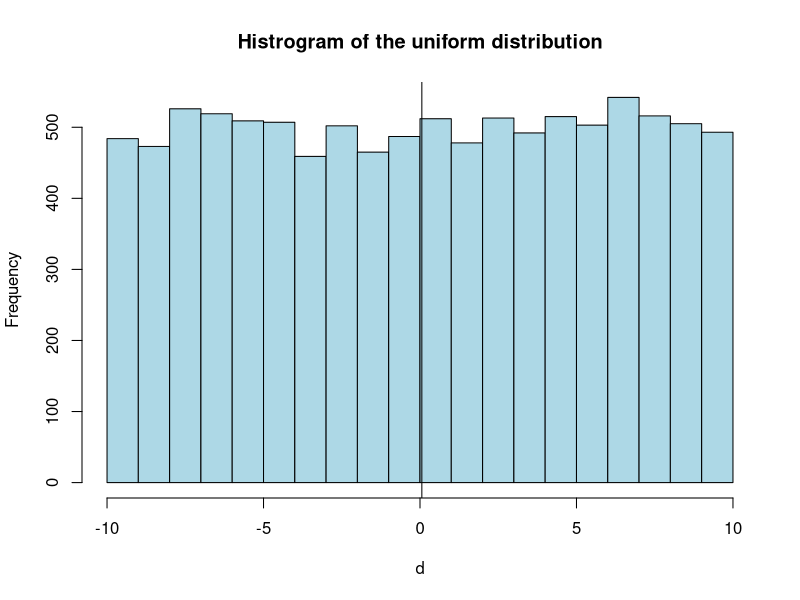
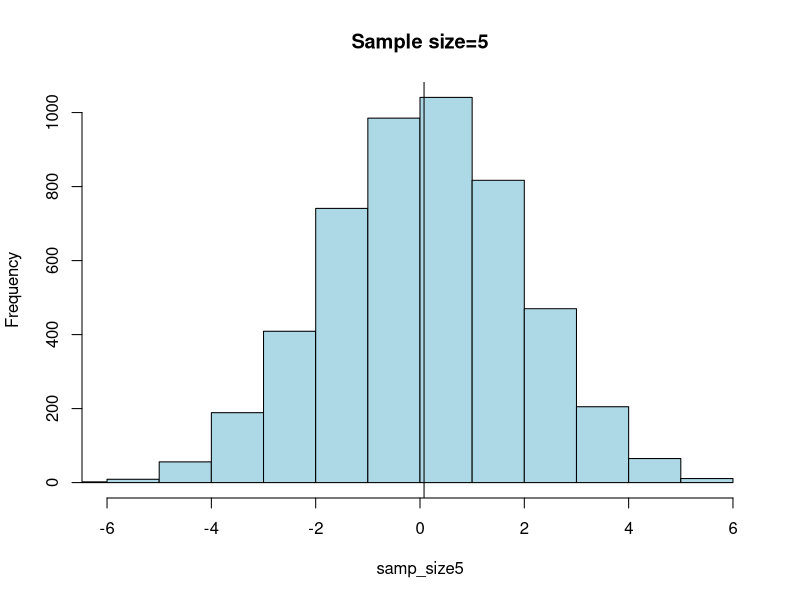
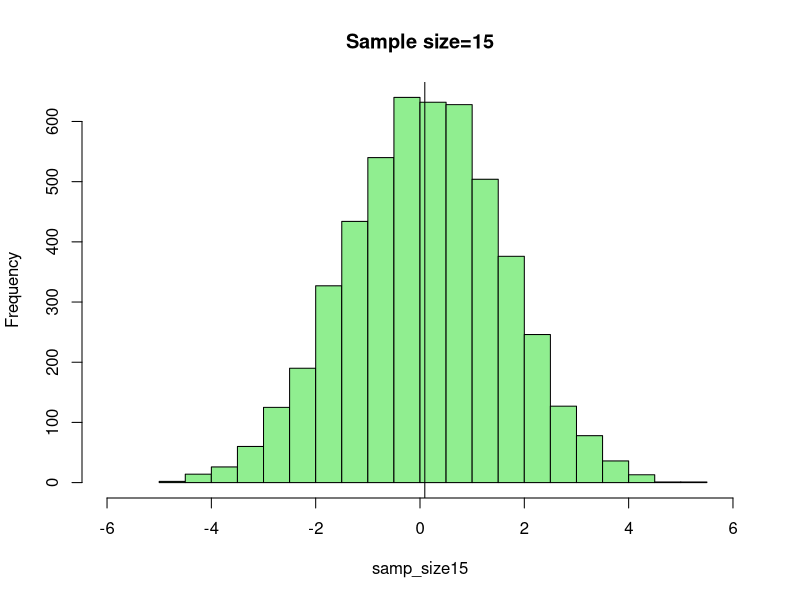
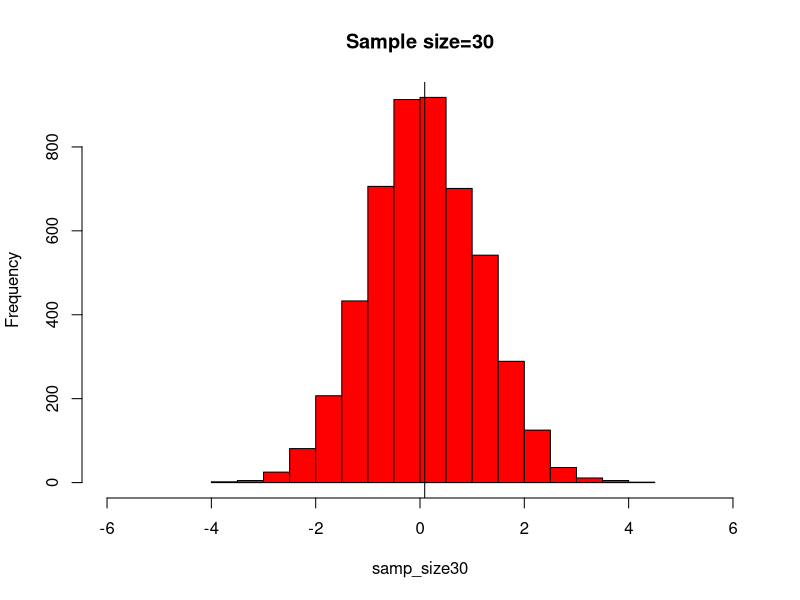
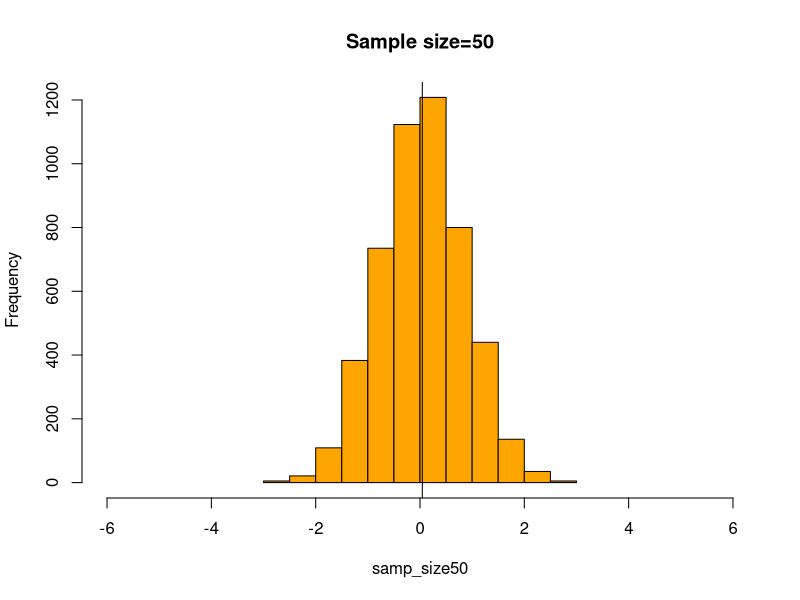
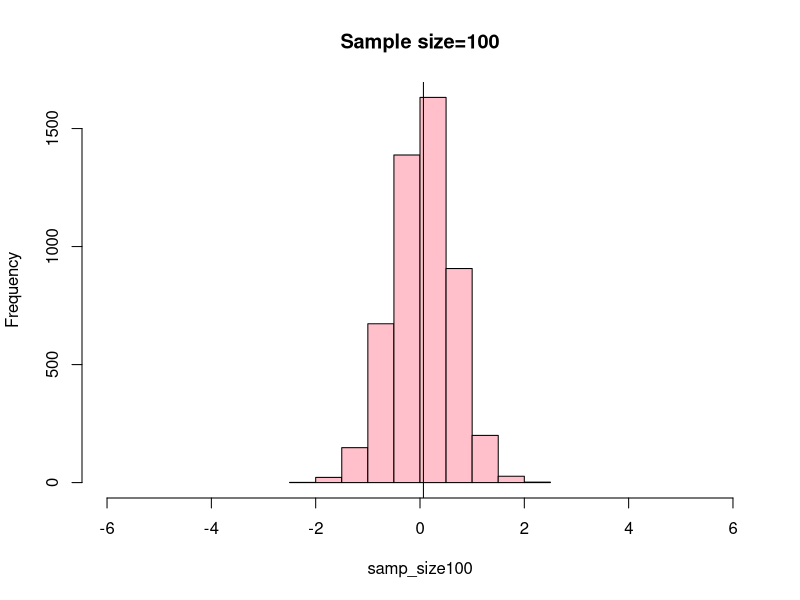
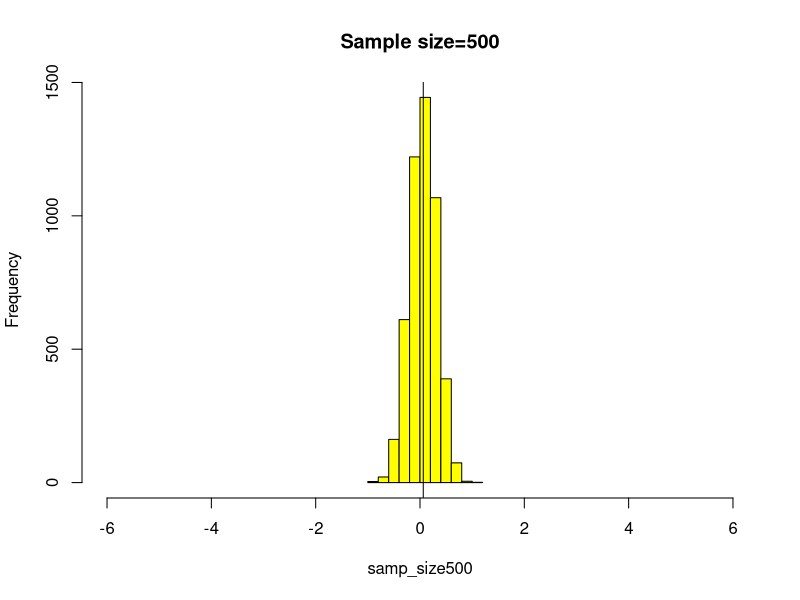

Source code (R) for these figures, in order:

# Central limit theorem statement - If X_hat is the mean of a random sample of size N taken
# from a population with mean mu and finite standard deviation sigma, then the limiting form of
# the distribution of Z = (X_hat - mu)/(singma/sqrt(N)) as N approaches infinity,
# is the standard normal distribution with mean 0 and standard deviation 1.

# Since distribution doesn't matter for central limit theorem we will demonstrate central limit 
# theorem using uniform distribution with values ranging from -10 to 10.

d <- runif(10000, min = -10, max = 10)
hist(d, col="lightblue", main="Histrogram of the uniform distribution")
abline(v=mean(d), col="black")
mean(d)
# so the plot will resemble uniform distribution and the black line in the plot shows the mean
# which is close to 0. This is the true mean of the population. 

# Assumptions - 
# 1. Our data consists of 10,000 values randomly sampled from uniform distribution. a = -10, b = 10.
# 2. We will make 5000 samples, each with sample size 5, 10, 15, 30, 50, 100.
# 3. We are sampling with replacement.

# Note - If we dont take 10,000 samples and just randomly sample N elements from it, then also it works
# I just took 10,000 for the sake of demonstration. You can prove this with any data, take any 
# online data, take any one column with real values and you can prove Central limit theorem.

simulations <- 5000
samp_size5 <- c()
samp_size15 <- c()
samp_size30 <- c()
samp_size50 <- c()
samp_size100 <- c()
samp_size500 <- c()

# Explanation of the code below.
# we are taking 5 random samples from 10,000 elements, finding the
# mean of these 5 elements, storing in a vector and doing this process 5,000 times.

# we are doing similar operations, now we are taking 15, 30, 50, 100, 500 samples.
for(i in 1:simulations){
  samp_size5[i] <- mean(sample(d, 10, replace = TRUE))
  samp_size15[i] <- mean(sample(d, 15, replace = TRUE))
  samp_size30[i] <- mean(sample(d, 30, replace = TRUE))
  samp_size50[i] <- mean(sample(d, 50, replace = TRUE))
  samp_size100[i] <- mean(sample(d, 100, replace = TRUE))
  samp_size500[i] <- mean(sample(d, 500, replace = TRUE))
}

par(mfrow = c(1,1))
hist(samp_size5, col ="lightblue",main="Sample size=5", xlim=c(-6, 6))
abline(v = mean(samp_size5), col = "black")

hist(samp_size15, col ="lightgreen", main="Sample size=15", xlim=c(-6, 6))
abline(v = mean(samp_size15), col = "black")

hist(samp_size30, col ="red",main="Sample size=30", xlim=c(-6, 6))
abline(v = mean(samp_size30), col = "black")

hist(samp_size50, col ="orange",main="Sample size=50", xlim=c(-6, 6))
abline(v = mean(samp_size50), col = "black")

hist(samp_size100, col ="pink", main="Sample size=100", xlim=c(-6, 6))
abline(v = mean(samp_size100), col = "black")

hist(samp_size500, col ="yellow",main="Sample size=500", xlim=c(-6, 6))
abline(v = mean(samp_size500), col = "black")


# 1. All the plots are normal distributions. 
# 2. looking at the 6 plots we see that as we increase the sample size, the standard deviation decreases,
# as our plot shrinks. 
# 3. The shrinking of the plot, justifies the sigma/sqrt(N) standard deviation as mentioned in Central
# limit theorem, as N increases standard deviation decreases. 
# 4. All the plots have mean which is close to the true mean of the 10,000 samples.


